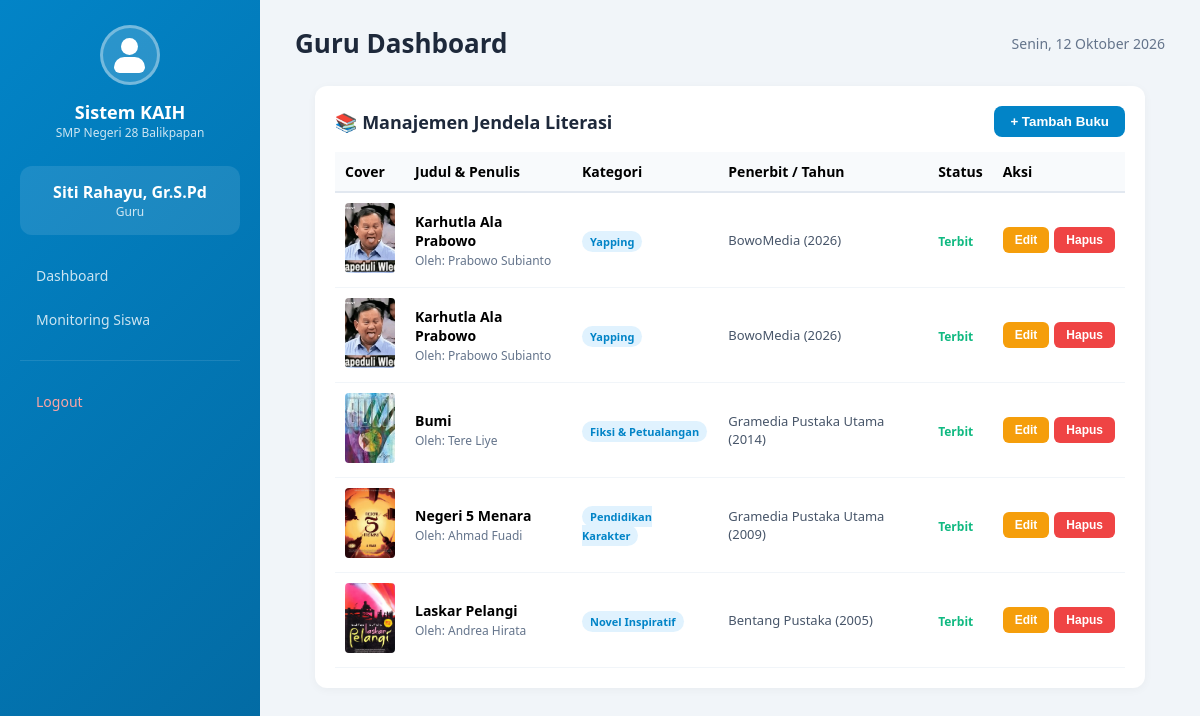
Screenshot of /aplikasi/admin/literasi.php (signed in) with the database file from the repository.
### tables this page shows
CREATE TABLE `jendela_literasi` (
  `id` int NOT NULL,
  `judul` varchar(255) NOT NULL,
  `penulis` varchar(150) NOT NULL,
  `penerbit` varchar(150) DEFAULT NULL,
  `tahun_terbit` varchar(10) DEFAULT NULL,
  `kategori` varchar(100) NOT NULL DEFAULT 'Umum',
  `sinopsis` text,
  `cover` varchar(255) DEFAULT NULL,
  `link_baca` varchar(255) DEFAULT NULL,
  `status` enum('draft','terbit') NOT NULL DEFAULT 'terbit',
  `created_at` datetime NOT NULL DEFAULT CURRENT_TIMESTAMP,
  `updated_at` datetime NOT NULL DEFAULT CURRENT_TIMESTAMP ON UPDATE CURRENT_TIMESTAMP
);

### aplikasi/admin/literasi.php (the view, shortened to what this page needs)
<?php
require_once '../../config/database.php';
$stmtData = $pdo->query("SELECT * FROM jendela_literasi ORDER BY id DESC");
$daftar_buku = $stmtData->fetchAll(PDO::FETCH_ASSOC);
require_once '../includes/header-kaih.php';
?>
<div class="card" style="padding: 20px; background: white; border-radius: 12px; box-shadow: 0 2px 10px rgba(0,0,0,0.04); margin: 20px;">
    <div style="display: flex; justify-content: space-between; align-items: center; margin-bottom: 15px; flex-wrap: wrap; gap: 10px;">
        <h3 style="margin: 0;">📚 Manajemen Jendela Literasi</h3>
        <button onclick="openModalTambah()" style="padding: 8px 16px; background: #0284c7; color: white; border: none; border-radius: 8px; cursor: pointer; font-weight: 600;">
            + Tambah Buku
        </button>
    </div>
    <div style="overflow-x: auto;">
        <table style="width: 100%; border-collapse: collapse; font-size: 14px;">
            <thead>
                <tr style="background: #f8fafc; text-align: left;">
                    <th style="padding: 10px; border-bottom: 2px solid #e2e8f0;">Cover</th>
                    <th style="padding: 10px; border-bottom: 2px solid #e2e8f0;">Judul & Penulis</th>
                    <th style="padding: 10px; border-bottom: 2px solid #e2e8f0;">Kategori</th>
                    <th style="padding: 10px; border-bottom: 2px solid #e2e8f0;">Penerbit / Tahun</th>
                    <th style="padding: 10px; border-bottom: 2px solid #e2e8f0;">Status</th>
                    <th style="padding: 10px; border-bottom: 2px solid #e2e8f0;">Aksi</th>
                </tr>
            </thead>
            <tbody>
                <?php if (empty($daftar_buku)): ?>
                    <tr>
                        <td colspan="6" style="padding: 20px; text-align: center; color: #94a3b8;">Belum ada data buku literasi.</td>
                    </tr>
                <?php else: ?>
                    <?php foreach ($daftar_buku as $b): ?>
                        <tr>
                            <td style="padding: 10px; border-bottom: 1px solid #f1f5f9;">
                                <?php if (!empty($b['cover'])): ?>
                                    <img src="../../<?php echo htmlspecialchars($b['cover']); ?>" alt="Cover" style="width: 50px; height: 70px; object-fit: cover; border-radius: 4px;">
                                <?php else: ?>
                                    <div style="width: 50px; height: 70px; background: #e2e8f0; border-radius: 4px; display: flex; align-items: center; justify-content: center; font-size: 10px; color: #64748b;">No Img</div>
                                <?php endif; ?>
                            </td>
                            <td style="padding: 10px; border-bottom: 1px solid #f1f5f9;">
                                <b><?php echo htmlspecialchars($b['judul']); ?></b><br>
                                <span style="font-size: 12px; color: #64748b;">Oleh: <?php echo htmlspecialchars($b['penulis']); ?></span>
                            </td>
                            <td style="padding: 10px; border-bottom: 1px solid #f1f5f9;">
                                <span style="background: #e0f2fe; color: #0284c7; padding: 3px 8px; border-radius: 12px; font-size: 11px; font-weight: bold;"><?php echo htmlspecialchars($b['kategori']); ?></span>
                            </td>
                            <td style="padding: 10px; border-bottom: 1px solid #f1f5f9; font-size: 13px; color: #475569;">
                                <?php echo htmlspecialchars($b['penerbit']); ?> (<?php echo htmlspecialchars($b['tahun_terbit']); ?>)
                            </td>
                            <td style="padding: 10px; border-bottom: 1px solid #f1f5f9;">
                                <span style="font-size: 12px; font-weight: bold; color: <?php echo $b['status'] === 'terbit' ? '#10b981' : '#f59e0b'; ?>;">
                                    <?php echo ucfirst(htmlspecialchars($b['status'])); ?>
                                </span>
                            </td>
                            <td style="padding: 10px; border-bottom: 1px solid #f1f5f9;">
                                <div style="display: flex; gap: 5px;">
                                    <button type="button" onclick='openModalEdit(<?php echo json_encode($b, JSON_HEX_APOS | JSON_HEX_QUOT); ?>)' style="padding: 6px 12px; background: #f59e0b; color: white; border: none; border-radius: 6px; cursor: pointer; font-size: 12px; font-weight: 600;">Edit</button>
                                    <form method="POST" action="" onsubmit="return confirm('Yakin ingin menghapus buku ini?');" style="margin: 0;">
                                        <button type="submit" style="padding: 6px 12px; background: #ef4444; color: white; border: none; border-radius: 6px; cursor: pointer; font-size: 12px; font-weight: 600;">Hapus</button>
                                    </form>
                                </div>
                            </td>
                        </tr>
                    <?php endforeach; ?>
                <?php endif; ?>
            </tbody>
        </table>
    </div>
</div>

### aplikasi/includes/header-kaih.php (style rules this page uses)
* { margin: 0; padding: 0; box-sizing: border-box; }
body { font-family: 'Segoe UI', Tahoma, Geneva, Verdana, sans-serif; background: #f1f5f9; min-height: 100vh; }
.card { background: white; padding: 22px; border-radius: 16px; box-shadow: 0 2px 10px rgba(0,0,0,0.05); margin-bottom: 20px; }
.card h3 { font-size: 18px; color: #1e293b; margin-bottom: 12px; }

### rows the page displays
jendela_literasi: cover (picture), judul "Karhutla Ala Prabowo", penulis "Prabowo Subianto", kategori "Yapping", penerbit "BowoMedia", tahun_terbit "2026", status "Terbit"
jendela_literasi: cover (picture), judul "Karhutla Ala Prabowo", penulis "Prabowo Subianto", kategori "Yapping", penerbit "BowoMedia", tahun_terbit "2026", status "Terbit"
jendela_literasi: cover (picture), judul "Bumi", penulis "Tere Liye", kategori "Fiksi & Petualangan", penerbit "Gramedia Pustaka Utama", tahun_terbit "2014", status "Terbit"
jendela_literasi: cover (picture), judul "Negeri 5 Menara", penulis "Ahmad Fuadi", kategori "Pendidikan Karakter", penerbit "Gramedia Pustaka Utama", tahun_terbit "2009", status "Terbit"
jendela_literasi: cover (picture), judul "Laskar Pelangi", penulis "Andrea Hirata", kategori "Novel Inspiratif", penerbit "Bentang Pustaka", tahun_terbit "2005", status "Terbit"

### other values shown
$nama "Siti Rahayu, Gr.S.Pd"
$sidebarLabel "Guru"
$role "Guru"
tanggalIndo() "Senin, 12 Oktober 2026"
